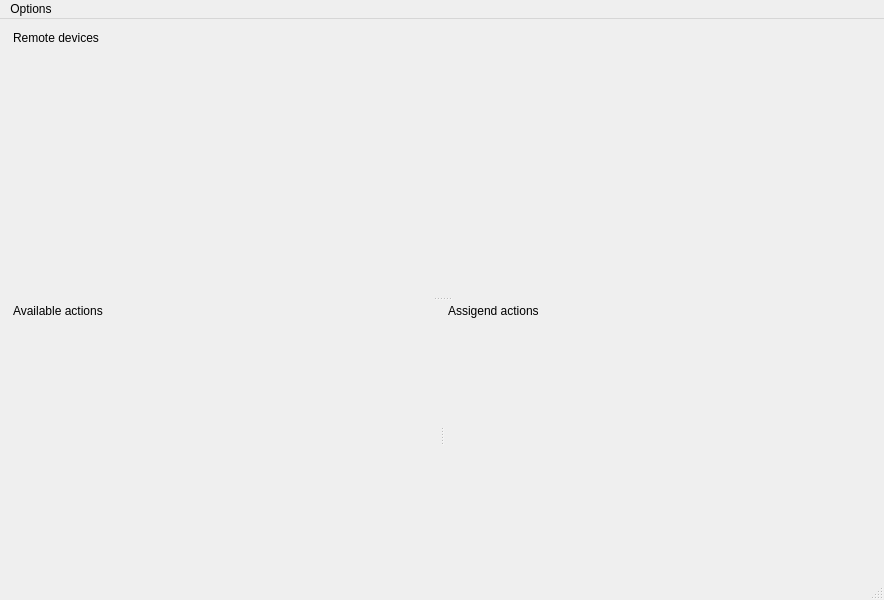
<ui version="4.0" >
 <class>MainWindow</class>
 <widget class="QMainWindow" name="MainWindow" >
  <property name="geometry" >
   <rect>
    <x>0</x>
    <y>0</y>
    <width>884</width>
    <height>600</height>
   </rect>
  </property>
  <property name="windowTitle" >
   <string>BlueTooth Presence Manager</string>
  </property>
  <widget class="QWidget" name="centralwidget" >
   <layout class="QGridLayout" >
    <item row="0" column="0" >
     <widget class="QSplitter" name="splitter_2" >
      <property name="orientation" >
       <enum>Qt::Vertical</enum>
      </property>
      <widget class="QDockWidget" name="remotesDockWidget" >
       <property name="features" >
        <set>QDockWidget::DockWidgetMovable</set>
       </property>
       <property name="windowTitle" >
        <string>Remote devices</string>
       </property>
       <widget class="QWidget" name="dockWidgetContents" >
        <layout class="QGridLayout" />
       </widget>
      </widget>
      <widget class="QSplitter" name="splitter" >
       <property name="orientation" >
        <enum>Qt::Horizontal</enum>
       </property>
       <widget class="QDockWidget" name="availableActionsDockWidget" >
        <property name="features" >
         <set>QDockWidget::DockWidgetMovable</set>
        </property>
        <property name="windowTitle" >
         <string>Available actions</string>
        </property>
        <widget class="QWidget" name="dockWidgetContents_3" >
         <layout class="QGridLayout" />
        </widget>
       </widget>
       <widget class="QDockWidget" name="assignedActionsDockWidget" >
        <property name="features" >
         <set>QDockWidget::DockWidgetMovable</set>
        </property>
        <property name="windowTitle" >
         <string>Assigend actions</string>
        </property>
        <widget class="QWidget" name="dockWidgetContents_2" >
         <layout class="QGridLayout" />
        </widget>
       </widget>
      </widget>
     </widget>
    </item>
   </layout>
  </widget>
  <widget class="QMenuBar" name="menubar" >
   <property name="geometry" >
    <rect>
     <x>0</x>
     <y>0</y>
     <width>884</width>
     <height>32</height>
    </rect>
   </property>
   <widget class="QMenu" name="menuOptions" >
    <property name="title" >
     <string>Options</string>
    </property>
    <addaction name="actionOnly_show_active_devices" />
   </widget>
   <addaction name="menuOptions" />
  </widget>
  <widget class="QStatusBar" name="statusbar" />
  <action name="actionOnly_show_active_devices" >
   <property name="checkable" >
    <bool>true</bool>
   </property>
   <property name="text" >
    <string>Only show active devices</string>
   </property>
  </action>
 </widget>
 <resources/>
 <connections/>
</ui>
